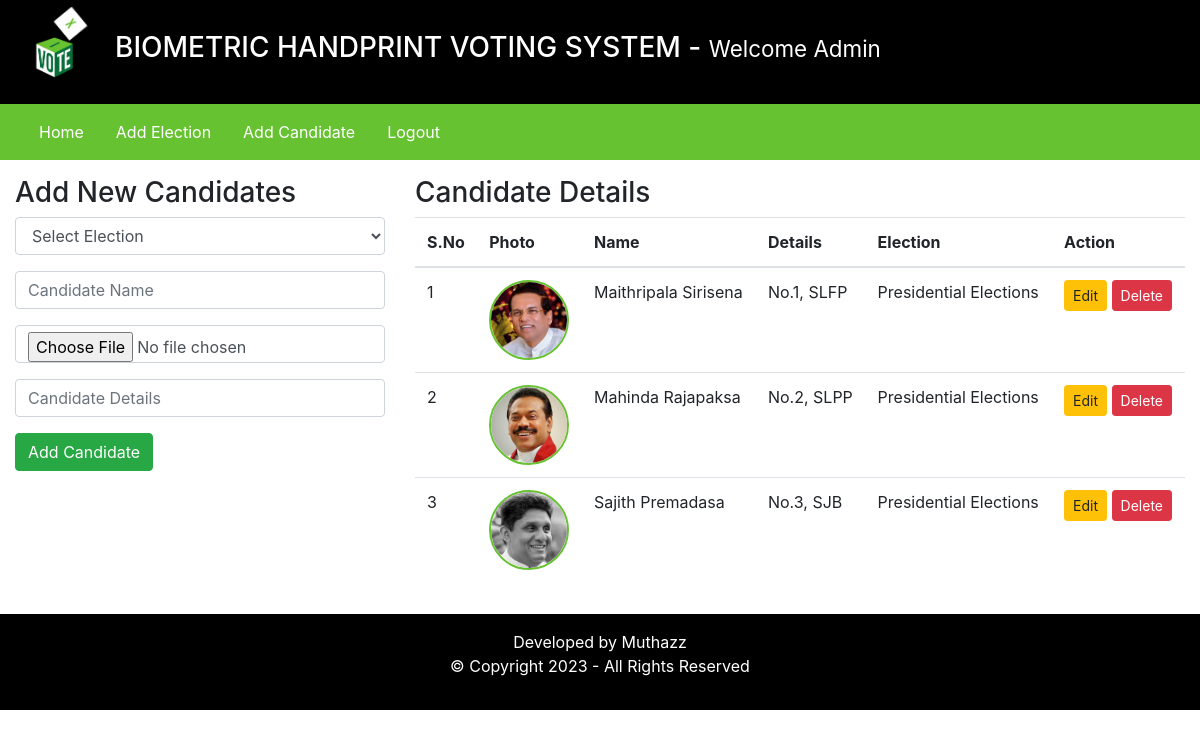
Screenshot of /admin/index.php?addCandidatePage=1 (signed in) with the database file from the repository.
### tables this page shows
CREATE TABLE `candidate_details` (
  `id` int(11) NOT NULL,
  `election_id` int(11) DEFAULT NULL,
  `candidate_name` varchar(255) DEFAULT NULL,
  `candidate_details` text DEFAULT NULL,
  `candidate_photo` text DEFAULT NULL,
  `inserted_by` varchar(255) DEFAULT NULL,
  `inserted_on` date DEFAULT NULL
);

CREATE TABLE `elections` (
  `id` int(10) NOT NULL,
  `election_topic` varchar(255) DEFAULT NULL,
  `no_of_candidates` int(5) DEFAULT NULL,
  `starting_date` date DEFAULT NULL,
  `ending_date` date DEFAULT NULL,
  `status` varchar(20) DEFAULT NULL,
  `inserted_by` varchar(10) DEFAULT NULL,
  `inserted_on` date DEFAULT NULL
);

### admin/inc/add_candidates.php (the view, shortened to what this page needs)
<div class="row my-3">
    <div class="col-4">
        <h3>Add New Candidates</h3>
        <form method="POST" enctype="multipart/form-data">
            <div class="form-group">
                <select class="form-control" name="election_id" required>
                    <option value=""> Select Election </option>
                </select>
            </div>
            <div class="form-group">
                <input type="text" name="candidate_name" placeholder="Candidate Name" class="form-control" required />
            </div>
            <div class="form-group">
                <input type="file" name="candidate_photo" class="form-control" required />
            </div>
            <div class="form-group">
                <input type="text" name="candidate_details" placeholder="Candidate Details" class="form-control" required />
            </div>
            <input type="submit" value="Add Candidate" name="addCandidateBtn" class="btn btn-success" />
        </form>
    </div>
    <div class="col-8">
        <h3>Candidate Details</h3>
        <table class="table">
            <thead>
                <tr>
                    <th scope="col">S.No</th>
                    <th scope="col">Photo</th>
                    <th scope="col">Name</th>
                    <th scope="col">Details</th>
                    <th scope="col">Election</th>
                    <th scope="col">Action </th>
                </tr>
            </thead>
            <tbody>
                <?php
                    $fetchingData = mysqli_query($db, "SELECT * FROM candidate_details") or die(mysqli_error($db));
                    $isAnyCandidateAdded = mysqli_num_rows($fetchingData);
                    if($isAnyCandidateAdded > 0)
                    {
                        $sno = 1;
                        while($row = mysqli_fetch_assoc($fetchingData))
                        {
                            $election_id = $row['election_id'];
                            $fetchingElectionName = mysqli_query($db, "SELECT * FROM elections WHERE id = '". $election_id ."'") or die(mysqli_error($db));
                            $execFetchingElectionNameQuery = mysqli_fetch_assoc($fetchingElectionName);
                            $election_name = $execFetchingElectionNameQuery['election_topic'];
                            $candidate_photo = $row['candidate_photo'];
                ?>
                            <tr>
                                <td><?php echo $sno++; ?></td>
                                <td> <img src="<?php echo $candidate_photo; ?>" class="candidate_photo" />    </td>
                                <td><?php echo $row['candidate_name']; ?></td>
                                <td><?php echo $row['candidate_details']; ?></td>
                                <td><?php echo $election_name; ?></td>
                                <td>
                                    <a href="#" class="btn btn-sm btn-warning"> Edit </a>
                                    <a href="#" class="btn btn-sm btn-danger"> Delete </a>
                                </td>
                            </tr>
                <?php
                        }
                    }else {
            ?>
                        <tr>
                            <td colspan="7"> No Candidate has been added yet. </td>
                        </tr>
            <?php
                    }
                ?>
            </tbody>
        </table>
    </div>
</div>

### assets/css/style.css (style rules this page uses)
.candidate_photo { width: 80px; height: 80px; border: 2px solid #67C232; border-radius: 100%; }

### rows the page displays
candidate_details: candidate_photo (picture), candidate_name "Maithripala Sirisena", candidate_details "No.1, SLFP", election.election_topic "Presidential Elections"
candidate_details: candidate_photo (picture), candidate_name "Mahinda Rajapaksa", candidate_details "No.2, SLPP", election.election_topic "Presidential Elections"
candidate_details: candidate_photo (picture), candidate_name "Sajith Premadasa", candidate_details "No.3, SJB", election.election_topic "Presidential Elections"

### other values shown
$_SESSION['username'] "Admin"
